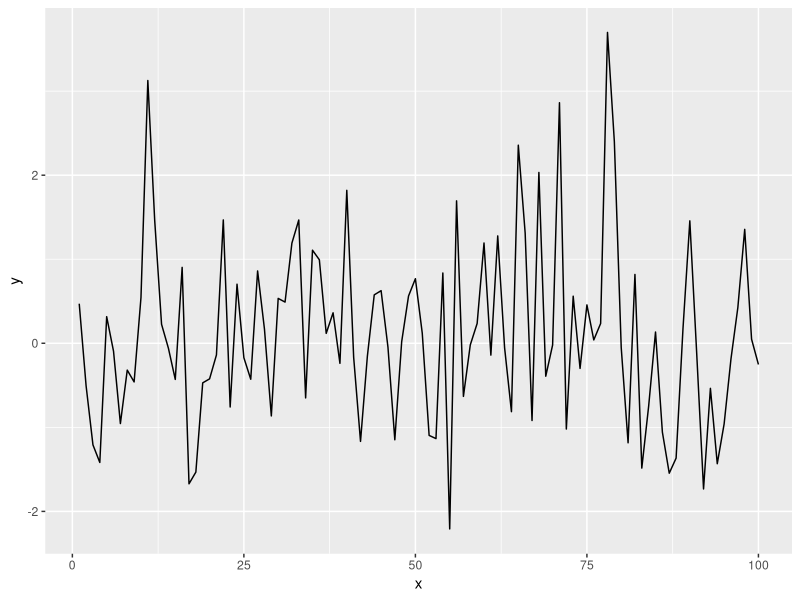

R code for this plot:
## ---- chunk 1
knitr::opts_chunk$set(fig.align = 'left')

library(tidyverse)
## ---- chunk 2
x = seq(1:100)
y = rnorm(100)
dat = data.frame(x, y)
ggplot(dat, aes(x = x, y = y)) + geom_line()
## ---- chunk 3
knitr::kable(head(dat, n=5), caption = "This is the first 5 rows.")

